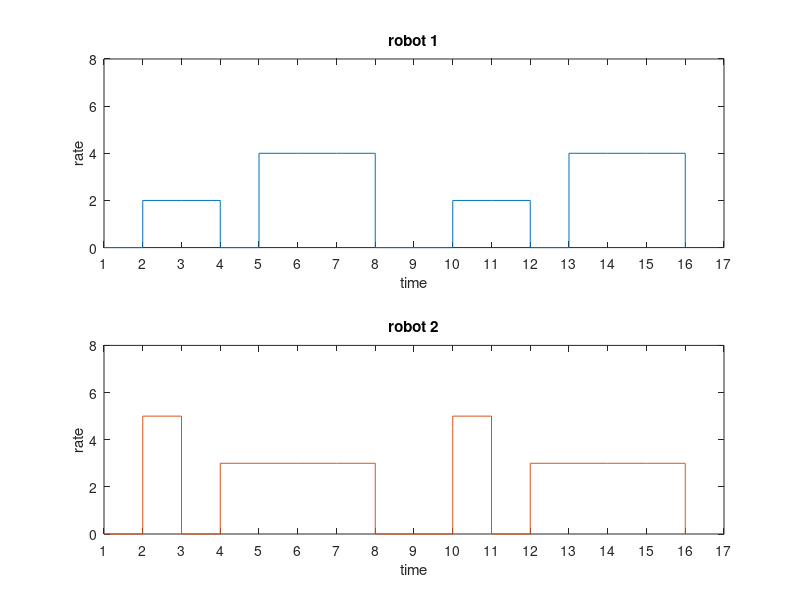

Source code (MATLAB):
clear
clc

T=8;
t=1:16;

sequence_A=zeros(1,length(t));
sequence_B=sequence_A;

sequence_A(2:3)=2;
sequence_A(2+T:3+T)=2;
sequence_A(5:7)=4;
sequence_A(5+T:7+T)=4;

sequence_B(2)=5;
sequence_B(2+T)=5;
sequence_B(4:7)=3;
sequence_B(4+T:7+T)=3;

subplot(2,1,1);
stairs(t,sequence_A,'Color','#0072BD');
xticks([1:17]);
xlim([1,17]);
xlabel({'time'});
ylim([0,8]);
ylabel({'rate'});
title('robot 1');

subplot(2,1,2);
stairs(t,sequence_B,'Color','#D95319');
xticks([1:17]);
xlim([1,17]);
xlabel({'time'});
ylim([0,8]);
ylabel({'rate'});
title('robot 2');